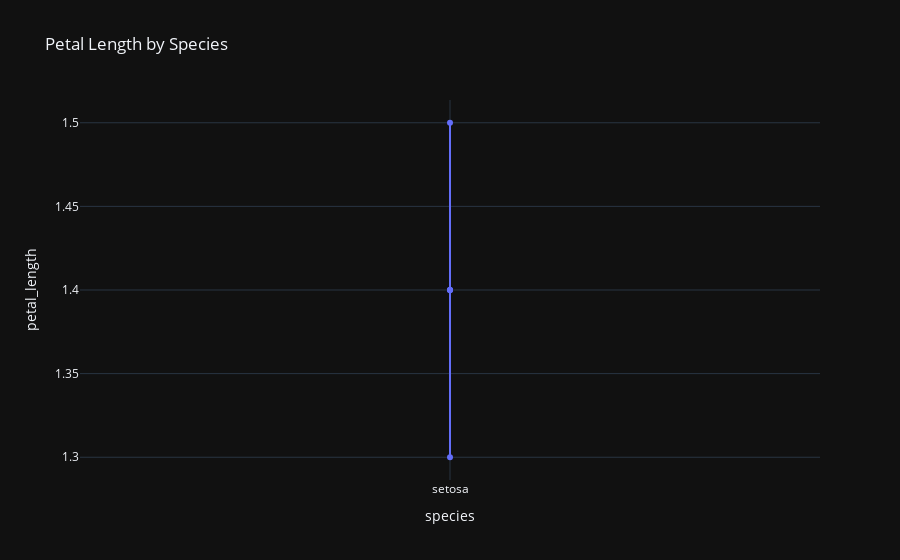

Notebook source saved alongside this figure:
### Code cell
fig = px.line(df, x ='species', y='petal_length', markers=True, title='Petal Length by Species',
template='plotly_dark')
fig.show()

### Figure 1 — Plotly figure (JSON) as saved in the notebook; plotly's stock layout.template omitted (floating-point values rounded to 4 significant figures)
{"data": [{"hovertemplate": "species=%{x}<br>petal_length=%{y}<extra></extra>", "legendgroup": "", "line": {"color": "#636efa", "dash": "solid"}, "marker": {"symbol": "circle"}, "mode": "lines+markers", "name": "", "orientation": "v", "showlegend": false, "type": "scatter", "x": ["setosa", "setosa", "setosa", "setosa", "setosa"], "xaxis": "x", "y": [1.4, 1.4, 1.3, 1.5, 1.4], "yaxis": "y"}], "layout": {"legend": {"tracegroupgap": 0}, "title": {"text": "Petal Length by Species"}, "xaxis": {"anchor": "y", "domain": [0, 1], "title": {"text": "species"}}, "yaxis": {"anchor": "x", "domain": [0, 1], "title": {"text": "petal_length"}}}}
